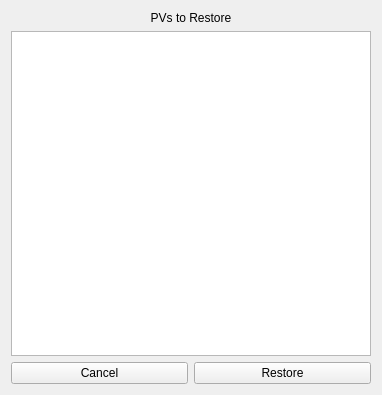
<?xml version="1.0" encoding="UTF-8"?>
<ui version="4.0">
 <class>Form</class>
 <widget class="QWidget" name="Form">
  <property name="geometry">
   <rect>
    <x>0</x>
    <y>0</y>
    <width>382</width>
    <height>395</height>
   </rect>
  </property>
  <property name="windowTitle">
   <string>Form</string>
  </property>
  <layout class="QGridLayout" name="gridLayout">
   <item row="0" column="0" colspan="2">
    <widget class="QLabel" name="topLabel">
     <property name="text">
      <string>PVs to Restore</string>
     </property>
     <property name="alignment">
      <set>Qt::AlignCenter</set>
     </property>
    </widget>
   </item>
   <item row="1" column="0" colspan="2">
    <widget class="QTableWidget" name="tableWidget"/>
   </item>
   <item row="2" column="1">
    <widget class="QPushButton" name="restoreButton">
     <property name="text">
      <string>Restore</string>
     </property>
    </widget>
   </item>
   <item row="2" column="0">
    <widget class="QPushButton" name="cancelButton">
     <property name="text">
      <string>Cancel</string>
     </property>
    </widget>
   </item>
  </layout>
 </widget>
 <resources/>
 <connections/>
</ui>
